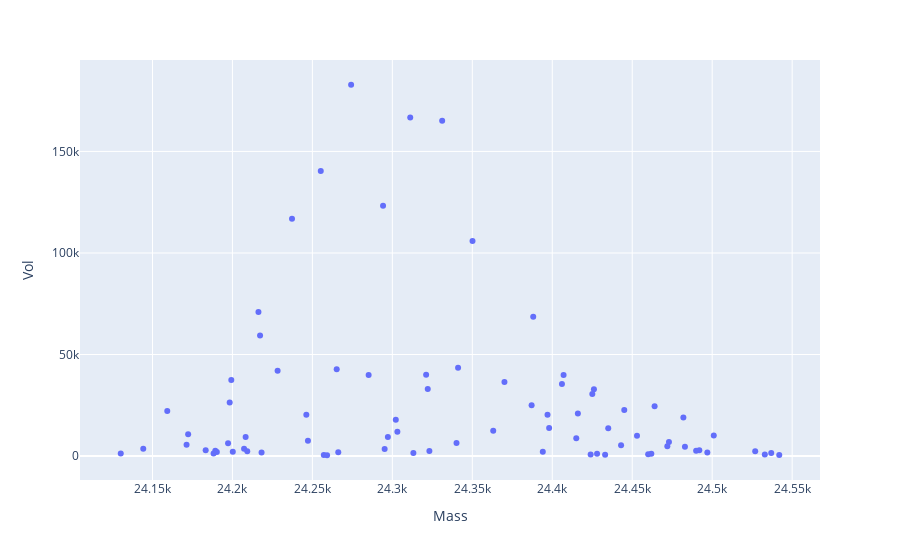
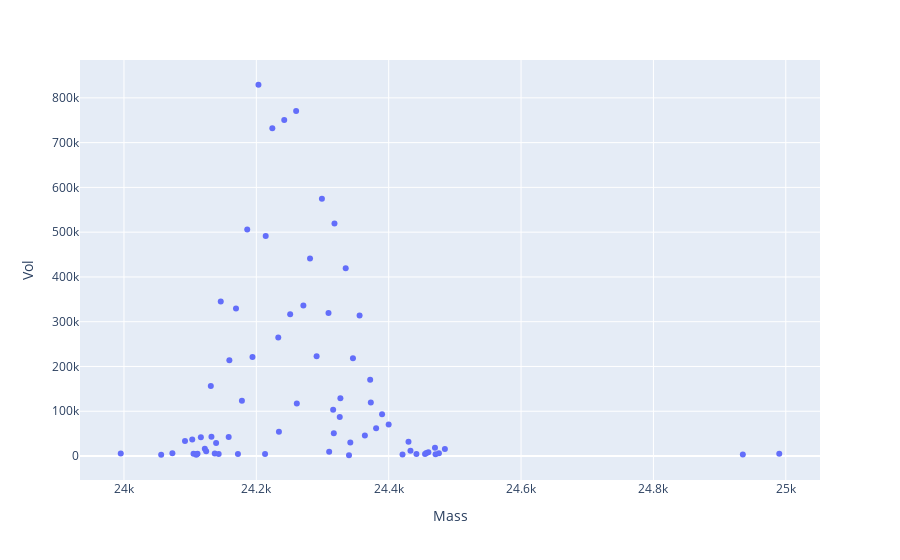

The notebook cell these images were saved under, in order:
### Code cell
# plotly_zone(df_gln1)
# plotly_zone(df_gln2)
# plotly_zone(df_gln3)
plotly_zone(df_intact, y='Vol')
plotly_zone(df_intact_alkb, y='Vol')
df_intact.shape, df_intact_alkb.shape
